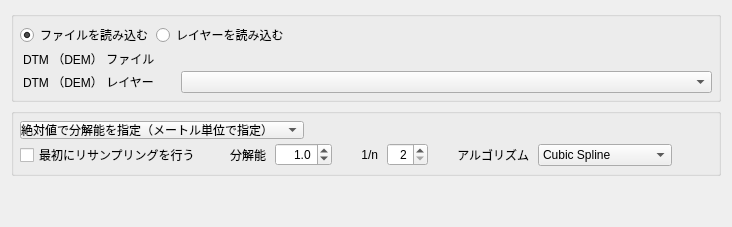
     <widget class="QWidget" name="tab_InputTab">
      <attribute name="title">
       <string>入力設定</string>
      </attribute>
      <layout class="QVBoxLayout" name="verticalLayout_4">
       <item>
        <widget class="QGroupBox" name="groupBox">
         <property name="title">
          <string/>
         </property>
         <layout class="QVBoxLayout" name="verticalLayout_8">
          <property name="spacing">
           <number>3</number>
          </property>
          <property name="leftMargin">
           <number>6</number>
          </property>
          <property name="topMargin">
           <number>6</number>
          </property>
          <property name="rightMargin">
           <number>6</number>
          </property>
          <property name="bottomMargin">
           <number>6</number>
          </property>
          <item>
           <layout class="QGridLayout" name="gL_2">
            <item row="0" column="0">
             <widget class="QRadioButton" name="radioBtn_InputIsFile">
              <property name="focusPolicy">
               <enum>Qt::StrongFocus</enum>
              </property>
              <property name="text">
               <string>ファイルを読み込む</string>
              </property>
              <property name="checked">
               <bool>true</bool>
              </property>
             </widget>
            </item>
            <item row="0" column="1">
             <widget class="QRadioButton" name="radioBtn_InputIsLayer">
              <property name="focusPolicy">
               <enum>Qt::StrongFocus</enum>
              </property>
              <property name="text">
               <string>レイヤーを読み込む</string>
              </property>
              <property name="checkable">
               <bool>true</bool>
              </property>
             </widget>
            </item>
            <item row="0" column="2">
             <spacer name="hS_2">
              <property name="orientation">
               <enum>Qt::Horizontal</enum>
              </property>
              <property name="sizeHint" stdset="0">
               <size>
                <width>365</width>
                <height>17</height>
               </size>
              </property>
             </spacer>
            </item>
           </layout>
          </item>
          <item>
           <layout class="QGridLayout" name="gL" columnstretch="1,4">
            <item row="1" column="1">
             <widget class="QgsMapLayerComboBox" name="lyrCombo_InputLyr"/>
            </item>
            <item row="0" column="0">
             <widget class="QLabel" name="label_InputFile">
              <property name="styleSheet">
               <string notr="true">QLabel {
	padding-right: 20px;
}</string>
              </property>
              <property name="text">
               <string>DTM （DEM） ファイル</string>
              </property>
             </widget>
            </item>
            <item row="1" column="0">
             <widget class="QLabel" name="label_InputLayer">
              <property name="styleSheet">
               <string notr="true">QLabel {
	padding-right: 20px;
}</string>
              </property>
              <property name="text">
               <string>DTM （DEM） レイヤー</string>
              </property>
             </widget>
            </item>
            <item row="0" column="1">
             <widget class="QgsFileWidget" name="fileWgt_InputFile"/>
            </item>
           </layout>
          </item>
         </layout>
        </widget>
       </item>
       <item>
        <widget class="QGroupBox" name="gB_4">
         <property name="title">
          <string/>
         </property>
         <layout class="QVBoxLayout" name="verticalLayout_10">
          <property name="spacing">
           <number>3</number>
          </property>
          <property name="leftMargin">
           <number>6</number>
          </property>
          <property name="topMargin">
           <number>6</number>
          </property>
          <property name="rightMargin">
           <number>6</number>
          </property>
          <property name="bottomMargin">
           <number>6</number>
          </property>
          <item>
           <layout class="QGridLayout" name="gridLayout_17">
            <item row="0" column="0">
             <widget class="QComboBox" name="cmbBox_FirstResampleIs">
              <property name="minimumSize">
               <size>
                <width>0</width>
                <height>0</height>
               </size>
              </property>
              <property name="styleSheet">
               <string notr="true">QComboBox{
	padding-right: 20px;
}</string>
              </property>
              <item>
               <property name="text">
                <string>絶対値で分解能を指定（メートル単位で指定）</string>
               </property>
              </item>
              <item>
               <property name="text">
                <string>相対的に分解能を指定</string>
               </property>
              </item>
             </widget>
            </item>
            <item row="0" column="1">
             <spacer name="horizontalSpacer_5">
              <property name="orientation">
               <enum>Qt::Horizontal</enum>
              </property>
              <property name="sizeHint" stdset="0">
               <size>
                <width>40</width>
                <height>20</height>
               </size>
              </property>
             </spacer>
            </item>
           </layout>
          </item>
          <item>
           <layout class="QGridLayout" name="gridLayout_10">
            <property name="horizontalSpacing">
             <number>6</number>
            </property>
            <property name="verticalSpacing">
             <number>0</number>
            </property>
            <item row="0" column="4">
             <widget class="QgsSpinBox" name="spinBoxInt_FirstResampleResol">
              <property name="alignment">
               <set>Qt::AlignRight|Qt::AlignTrailing|Qt::AlignVCenter</set>
              </property>
              <property name="minimum">
               <number>2</number>
              </property>
              <property name="maximum">
               <number>20</number>
              </property>
              <property name="showClearButton">
               <bool>false</bool>
              </property>
             </widget>
            </item>
            <item row="0" column="6">
             <widget class="QComboBox" name="comboBox_FirstResampleAlg">
              <item>
               <property name="text">
                <string>Cubic Spline</string>
               </property>
              </item>
              <item>
               <property name="text">
                <string>Cubic</string>
               </property>
              </item>
              <item>
               <property name="text">
                <string>Bilinear</string>
               </property>
              </item>
              <item>
               <property name="text">
                <string>Nearest Neighbour</string>
               </property>
              </item>
             </widget>
            </item>
            <item row="0" column="2">
             <widget class="QgsDoubleSpinBox" name="spinBoxF_FirstResampleResol">
              <property name="alignment">
               <set>Qt::AlignRight|Qt::AlignTrailing|Qt::AlignVCenter</set>
              </property>
              <property name="decimals">
               <number>1</number>
              </property>
              <property name="minimum">
               <double>0.000000000000000</double>
              </property>
              <property name="singleStep">
               <double>0.500000000000000</double>
              </property>
              <property name="value">
               <double>1.000000000000000</double>
              </property>
              <property name="showClearButton">
               <bool>false</bool>
              </property>
             </widget>
            </item>
            <item row="0" column="1">
             <widget class="QLabel" name="l_19">
              <property name="styleSheet">
               <string notr="true">QLabel {
	padding-left: 20px;
}</string>
              </property>
              <property name="text">
               <string>分解能</string>
              </property>
              <property name="alignment">
               <set>Qt::AlignRight|Qt::AlignTrailing|Qt::AlignVCenter</set>
              </property>
             </widget>
            </item>
            <item row="0" column="7">
             <spacer name="hS_12">
              <property name="orientation">
               <enum>Qt::Horizontal</enum>
              </property>
              <property name="sizeHint" stdset="0">
               <size>
                <width>40</width>
                <height>20</height>
               </size>
              </property>
             </spacer>
            </item>
            <item row="0" column="5">
             <widget class="QLabel" name="l_20">
              <property name="styleSheet">
               <string notr="true">QLabel {
	padding-left: 20px;
}</string>
              </property>
              <property name="text">
               <string>アルゴリズム</string>
              </property>
              <property name="alignment">
               <set>Qt::AlignRight|Qt::AlignTrailing|Qt::AlignVCenter</set>
              </property>
             </widget>
            </item>
            <item row="0" column="0">
             <widget class="QCheckBox" name="checkBox_FirstResample">
              <property name="text">
               <string>最初にリサンプリングを行う</string>
              </property>
             </widget>
            </item>
            <item row="0" column="3">
             <widget class="QLabel" name="l_21">
              <property name="styleSheet">
               <string notr="true">QLabel {
	padding-left: 20px;
}</string>
              </property>
              <property name="text">
               <string>1/n</string>
              </property>
              <property name="alignment">
               <set>Qt::AlignRight|Qt::AlignTrailing|Qt::AlignVCenter</set>
              </property>
             </widget>
            </item>
           </layout>
          </item>
         </layout>
        </widget>
       </item>
       <item>
        <spacer name="verticalSpacer">
         <property name="orientation">
          <enum>Qt::Vertical</enum>
         </property>
         <property name="sizeHint" stdset="0">
          <size>
           <width>20</width>
           <height>40</height>
          </size>
         </property>
        </spacer>
       </item>
      </layout>
     </widget>
